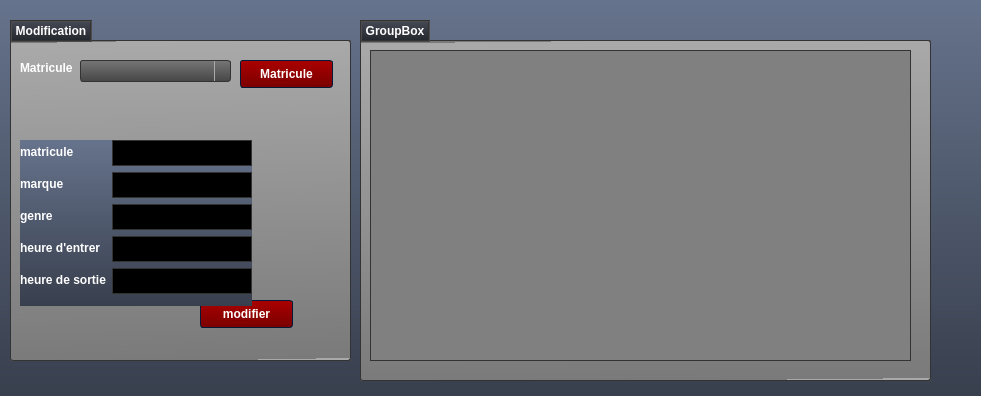
<?xml version="1.0" encoding="UTF-8"?>
<ui version="4.0">
 <class>modifier</class>
 <widget class="QDialog" name="modifier">
  <property name="geometry">
   <rect>
    <x>0</x>
    <y>0</y>
    <width>981</width>
    <height>396</height>
   </rect>
  </property>
  <property name="windowTitle">
   <string>Dialog</string>
  </property>
  <property name="styleSheet">
   <string notr="true">/*Copyright (c) DevSec Studio. All rights reserved.

MIT License

Permission is hereby granted, free of charge, to any person obtaining a copy
of this software and associated documentation files (the &quot;Software&quot;), to deal
in the Software without restriction, including without limitation the rights
to use, copy, modify, merge, publish, distribute, sublicense, and/or sell
copies of the Software, and to permit persons to whom the Software is
furnished to do so, subject to the following conditions:

The above copyright notice and this permission notice shall be included in all
copies or substantial portions of the Software.

THE SOFTWARE IS PROVIDED *AS IS*, WITHOUT WARRANTY OF ANY KIND, EXPRESS OR
IMPLIED, INCLUDING BUT NOT LIMITED TO THE WARRANTIES OF MERCHANTABILITY,
FITNESS FOR A PARTICULAR PURPOSE AND NONINFRINGEMENT. IN NO EVENT SHALL THE
AUTHORS OR COPYRIGHT HOLDERS BE LIABLE FOR ANY CLAIM, DAMAGES OR OTHER
LIABILITY, WHETHER IN AN ACTION OF CONTRACT, TORT OR OTHERWISE, ARISING FROM,
OUT OF OR IN CONNECTION WITH THE SOFTWARE OR THE USE OR OTHER DEALINGS IN THE
SOFTWARE.
*/

/*-----QWidget-----*/
QWidget
{
	background-color: qlineargradient(spread:repeat, x1:1, y1:0, x2:1, y2:1, stop:0 rgba(102, 115, 140, 255),stop:1 rgba(56, 63, 77, 255));
	color: #ffffff;
	border-color: #051a39;

}


/*-----QLabel-----*/
QLabel
{
	background-color: transparent;
	color: #ffffff;
	font-weight: bold;

}


QLabel::disabled
{
	background-color: transparent;
	color: #898988;

}


/*-----QMenuBar-----*/
QMenuBar
{
	background-color: #484c58;
	color: #ffffff;
	border-color: #051a39;
	font-weight: bold;

}


QMenuBar::disabled
{
	background-color: #404040;
	color: #898988;
	border-color: #051a39;

}


QMenuBar::item
{
    background-color: transparent;

}


QMenuBar::item:selected
{
    background-color: #c4c5c3;
	color: #000000;
    border: 1px solid #000000;

}


QMenuBar::item:pressed
{
    background-color: #979796;
    border: 1px solid #000;
    margin-bottom: -1px;
    padding-bottom: 1px;

}


/*-----QMenu-----*/
QMenu
{
    background-color: #c4c5c3;
    border: 1px solid;
    color: #000000;
	font-weight: bold;

}


QMenu::separator
{
    height: 1px;
    background-color: #363942;
    color: #ffffff;
    padding-left: 4px;
    margin-left: 10px;
    margin-right: 5px;

}


QMenu::item
{
    min-width : 150px;
    padding: 3px 20px 3px 20px;

}


QMenu::item:selected
{
    background-color: #363942;
    color: #ffffff;

}


QMenu::item:disabled
{
    color: #898988;
}


/*-----QToolTip-----*/
QToolTip
{
	background-color: #bbbcba;
	color: #000000;
	border-color: #051a39;
	border : 1px solid #000000;
	border-radius: 2px;

}


/*-----QPushButton-----*/
QPushButton
{
	background-color: qlineargradient(spread:repeat, x1:0.486, y1:0, x2:0.505, y2:1, stop:0.00480769 rgba(170, 0, 0, 255),stop:1 rgba(122, 0, 0, 255));
	color: #ffffff;
	font-weight: bold;
	border-style: solid;
	border-width: 1px;
	border-radius: 3px;
	border-color: #051a39;
	padding: 5px;

}


QPushButton::disabled
{
	background-color: #404040;
	color: #656565;
	border-color: #051a39;

}


QPushButton::hover
{
	background-color: #9c0000;
	color: #ffffff;
	border-style: solid;
	border-width: 1px;
	border-radius: 3px;
	border-color: #051a39;
	padding: 5px;

}


QPushButton::pressed
{
	background-color: #880000;
	color: #ffffff;
	border-style: solid;
	border-width: 2px;
	border-radius: 3px;
	border-color: #000000;
	padding: 5px;

}


/*-----QToolButton-----*/
QToolButton 
{
	background-color: qlineargradient(spread:repeat, x1:1, y1:0, x2:1, y2:1, stop:0 rgba(177, 181, 193, 255),stop:1 rgba(159, 163, 174, 255));
	color: #ffffff;
	font-weight: bold;
	border-style: solid;
	border-width: 1px;
	border-radius: 3px;
	border-color: #051a39;
	padding: 5px;

}


QToolButton::disabled
{
	background-color: #404040;
	color: #656565;
	border-color: #051a39;

}


QToolButton::hover
{
	background-color: #9fa3ae;
	color: #ffffff;
	border-style: solid;
	border-width: 1px;
	border-radius: 3px;
	border-color: #051a39;
	padding: 5px;

}


QToolButton::pressed
{
	background-color: #7b7e86;
	color: #ffffff;
	border-style: solid;
	border-width: 2px;
	border-radius: 3px;
	border-color: #000000;
	padding: 5px;

}


/*-----QComboBox-----*/
QComboBox
{
    background-color: qlineargradient(spread:repeat, x1:1, y1:0, x2:1, y2:1, stop:0 rgba(118, 118, 118, 255),stop:1 rgba(70, 70, 70, 255));
    border: 1px solid #333333;
    border-radius: 3px;
    padding-left: 6px;
    color: lightgray;
	font-weight: bold;
    height: 20px;

}


QComboBox::disabled
{
	background-color: #404040;
	color: #656565;
	border-color: #051a39;

}


QComboBox:hover
{
    background-color: #646464;

}


QComboBox:on
{
    background-color: #979796;
	color: #000000;

}


QComboBox QAbstractItemView
{
    background-color: #c4c5c3;
    color: #000000;
    border: 1px solid black;
    selection-background-color: #363942;
    selection-color: #ffffff;
    outline: 0;

}


QComboBox::drop-down
{
    subcontrol-origin: padding;
    subcontrol-position: top right;
    width: 15px;
    border-left-width: 1px;
    border-left-color: darkgray;
    border-left-style: solid; 
    border-top-right-radius: 3px; 
    border-bottom-right-radius: 3px;

}


QComboBox::down-arrow
{
    image: url(://arrow-down.png);
    width: 8px;
    height: 8px;
}


/*-----QSpinBox &amp; QDoubleSpinBox &amp; QDateTimeEdit-----*/
QSpinBox, 
QDoubleSpinBox,
QDateTimeEdit
{
	background-color: #000000;
	color: #00ff00;
	font-weight: bold;
	border: 1px solid #333333;
	padding : 4px;

}


QSpinBox::disabled, 
QDoubleSpinBox::disabled,
QDateTimeEdit::disabled
{
	background-color: #404040;
	color: #656565;
	border-color: #051a39;

}


QSpinBox:hover, 
QDoubleSpinBox::hover,
QDateTimeEdit::hover
{
    border: 1px solid #00ff00;

}


QSpinBox::up-button, QSpinBox::down-button,
QDoubleSpinBox::up-button, QDoubleSpinBox::down-button,
QDateTimeEdit::up-button, QDateTimeEdit::down-button
{
	background-color: qlineargradient(spread:repeat, x1:1, y1:0, x2:1, y2:1, stop:0 rgba(118, 118, 118, 255),stop:1 rgba(70, 70, 70, 255));
    border: 0px solid #333333;

}


QSpinBox::disabled, 
QDoubleSpinBox::disabled,
QDateTimeEdit::disabled
{
	background-color: #404040;
	color: #656565;
	border-color: #051a39;

}


QSpinBox::up-button:hover, QSpinBox::down-button:hover,
QDoubleSpinBox::up-button:hover, QDoubleSpinBox::down-button:hover,
QDateTimeEdit::up-button:hover, QDateTimeEdit::down-button:hover
{
	background-color: #646464;
    border: 1px solid #333333;


}


QSpinBox::up-button:disabled, QSpinBox::down-button:disabled,
QDoubleSpinBox::up-button:disabled, QDoubleSpinBox::down-button:disabled,
QDateTimeEdit::up-button:disabled, QDateTimeEdit::down-button:disabled
{
	background-color: #404040;
	color: #656565;
	border-color: #051a39;

}


QSpinBox::up-button:pressed, QSpinBox::down-button:pressed,
QDoubleSpinBox::up-button:pressed, QDoubleSpinBox::down-button::pressed,
QDateTimeEdit::up-button:pressed, QDateTimeEdit::down-button::pressed
{
    background-color: #979796;
    border: 1px solid #444444;

}


QSpinBox::down-arrow,
QDoubleSpinBox::down-arrow,
QDateTimeEdit::down-arrow
{
    image: url(://arrow-down.png);
    width: 7px;

}


QSpinBox::up-arrow,
QDoubleSpinBox::up-arrow,
QDateTimeEdit::up-arrow
{
    image: url(://arrow-up.png);
    width: 7px;

}


/*-----QLineEdit-----*/
QLineEdit
{
	background-color: #000000;
	color: #00ff00;
	font-weight: bold;
    border: 1px solid #333333;
	padding: 4px;

}


QLineEdit:hover
{
    border: 1px solid #00ff00;

}


QLineEdit::disabled
{
	background-color: #404040;
	color: #656565;
	border-width: 1px;
	border-color: #051a39;
	padding: 2px;

}


/*-----QTextEdit-----*/
QTextEdit
{
	background-color: #808080;
	color: #fff;
	border: 1px groove #333333;

}


QTextEdit::disabled
{
	background-color: #404040;
	color: #656565;
	border-color: #051a39;

}


/*-----QGroupBox-----*/
QGroupBox 
{
    border: 1px groove #333333;
	border-radius: 2px;
    margin-top: 20px;

}


QGroupBox 
{
	background-color: qlineargradient(spread:repeat, x1:0.486, y1:0, x2:0.505, y2:1, stop:0.00480769 rgba(170, 169, 169, 255),stop:1 rgba(122, 122, 122, 255));
	font-weight: bold;

}


QGroupBox::title  
{
    background-color: qlineargradient(spread:repeat, x1:1, y1:0, x2:1, y2:1, stop:0 rgba(71, 75, 87, 255),stop:1 rgba(35, 37, 43, 255));
    color: #ffffff;
    border: 2px groove #333333;
    subcontrol-origin: margin;
    subcontrol-position: top left;
    padding: 2px;

}


QGroupBox::title::disabled
{
	background-color: #404040;
	color: #656565;
    subcontrol-origin: margin;
    subcontrol-position: top left;
    padding: 5px;
	border-top-left-radius: 3px;
	border-top-right-radius: 3px;

}


/*-----QCheckBox-----*/
QCheckBox{
	background-color: transparent;
	font-weight: bold;
	color: #fff;

}


QCheckBox::indicator
{
    color: #b1b1b1;
    background-color: #323232;
    border: 2px solid #222222;
    width: 12px;
    height: 12px;

}


QCheckBox::indicator:checked
{
    image:url(://checkbox.png);
    border: 2px solid #00ff00;

}


QCheckBox::indicator:unchecked:hover
{
    border: 2px solid #00ff00;

}


QCheckBox::disabled
{
	color: #656565;

}


QCheckBox::indicator:disabled
{
	background-color: #656565;
	color: #656565;
    border: 1px solid #656565;

}


/*-----QRadioButton-----*/
QRadioButton{
	background-color: transparent;
	font-weight: bold;
	color: #fff;

}


QRadioButton::indicator::unchecked
{ 
	border: 2px inset #222222; 
	border-radius: 6px; 
	background-color:  #323232;
	width: 9px; 
	height: 9px; 

}


QRadioButton::indicator::unchecked:hover
{ 
	border: 2px solid #00ff00; 
	border-radius: 5px; 
	background-color:  #323232;
	width: 9px; 
	height: 9px; 

}


QRadioButton::indicator::checked
{ 
	border: 2px inset #222222; 
	border-radius: 5px; 
	background-color: #00ff00; 
	width: 9px; 
	height: 9px; 

}


QRadioButton::disabled
{
	color: #656565;

}


QRadioButton::indicator:disabled
{
	background-color: #656565;
	color: #656565;
    border: 2px solid #656565;

}


/*-----QTableView &amp; QTableWidget-----*/
QTableView
{
    background-color: #808080;
    border: 1px groove #333333;
    color: #f0f0f0;
	font-weight: bold;
    gridline-color: #333333;
    outline : 0;

}


QTableView::disabled
{
    background-color: #242526;
    border: 1px solid #32414B;
    color: #656565;
    gridline-color: #656565;
    outline : 0;

}


QTableView::item:hover 
{
    background-color: #484c58;
    color: #f0f0f0;

}


QTableView::item:selected 
{
    background-color: #484c58;
    border: 2px groove #00ff00;
    color: #F0F0F0;

}


QTableView::item:selected:disabled
{
    background-color: #1a1b1c;
    border: 2px solid #525251;
    color: #656565;

}


QTableCornerButton::section
{
    background-color: #282830;

}


QHeaderView::section
{
    background-color: #282830;
    color: #fff;
	font-weight: bold;
    text-align: left;
	padding: 4px;
	
}


QHeaderView::section:disabled
{
    background-color: #525251;
    color: #656565;

}


QHeaderView::section:checked
{
    background-color: #00ff00;

}


QHeaderView::section:checked:disabled
{
    color: #656565;
    background-color: #525251;

}


QHeaderView::section::vertical::first,
QHeaderView::section::vertical::only-one
{
    border-top: 0px;

}


QHeaderView::section::vertical
{
    border-top: 0px;

}


QHeaderView::section::horizontal::first,
QHeaderView::section::horizontal::only-one
{
    border-left: 0px;

}


QHeaderView::section::horizontal
{
    border-left: 0px;

}


/*-----QTabWidget-----*/
QTabBar::tab
{
	background-color: transparent;
	color: #ffffff;
	font-weight: bold;
	width: 100px;
	height: 20px;
	
}


QTabBar::tab:disabled
{
	background-color: #656565;
	color: #656565;

}


QTabWidget::pane 
{
	background-color: transparent;
	color: #ffffff;
	border: 1px groove #333333;

}


QTabBar::tab:selected
{
    background-color: #484c58;
	color: #ffffff;
	border: 1px groove #333333;
	border-bottom: 0px;

}


QTabBar::tab:selected:disabled
{
	background-color: #404040;
	color: #656565;

}


QTabBar::tab:!selected 
{
    background-color: #a3a7b2;

}


QTabBar::tab:!selected:hover 
{
    background-color: #484c58;

}


QTabBar::tab:top:!selected 
{
    margin-top: 1px;

}


QTabBar::tab:bottom:!selected 
{
    margin-bottom: 3px;

}


QTabBar::tab:top, QTabBar::tab:bottom 
{
    min-width: 8ex;
    margin-right: -1px;
    padding: 5px 10px 5px 10px;

}


QTabBar::tab:top:selected 
{
    border-bottom-color: none;

}


QTabBar::tab:bottom:selected 
{
    border-top-color: none;

}


QTabBar::tab:top:last, QTabBar::tab:bottom:last,
QTabBar::tab:top:only-one, QTabBar::tab:bottom:only-one 
{
    margin-right: 0;

}


QTabBar::tab:left:!selected 
{
    margin-right: 2px;

}


QTabBar::tab:right:!selected
{
    margin-left: 2px;

}


QTabBar::tab:left, QTabBar::tab:right 
{
    min-height: 15ex;
    margin-bottom: -1px;
    padding: 10px 5px 10px 5px;

}


QTabBar::tab:left:selected 
{
    border-left-color: none;

}


QTabBar::tab:right:selected 
{
    border-right-color: none;

}


QTabBar::tab:left:last, QTabBar::tab:right:last,
QTabBar::tab:left:only-one, QTabBar::tab:right:only-one 
{
    margin-bottom: 0;

}


/*-----QSlider-----*/
QSlider{
	background-color: transparent;

}


QSlider::groove:horizontal 
{
	background-color: transparent;
	height: 6px;

}


QSlider::sub-page:horizontal 
{
	background-color: qlineargradient(spread:reflect, x1:1, y1:0, x2:1, y2:1, stop:0.00480769 rgba(201, 201, 201, 255),stop:1 rgba(72, 72, 72, 255));
	border: 1px solid #000;

}


QSlider::add-page:horizontal 
{
	background-color: #404040;
	border: 1px solid #000; 

}


QSlider::handle:horizontal 
{
	background-color: qlineargradient(spread:reflect, x1:1, y1:0, x2:1, y2:1, stop:0.00480769 rgba(201, 201, 201, 255),stop:1 rgba(72, 72, 72, 255));
	border: 1px solid #000; 
	width: 12px;
	margin-top: -6px;
	margin-bottom: -6px;

}


QSlider::handle:horizontal:hover 
{
	background-color: #808080;

}


QSlider::sub-page:horizontal:disabled 
{
	background-color: #bbb;
	border-color: #999;

}


QSlider::add-page:horizontal:disabled 
{
	background-color: #eee;
	border-color: #999;

}


QSlider::handle:horizontal:disabled 
{
	background-color: #eee;
	border: 1px solid #aaa;

}


QSlider::groove:vertical 
{
	background-color: transparent;
	width: 6px;

}


QSlider::sub-page:vertical 
{
	background-color: qlineargradient(spread:reflect, x1:0, y1:0.483, x2:1, y2:0.517, stop:0.00480769 rgba(201, 201, 201, 255),stop:1 rgba(72, 72, 72, 255));
	border: 1px solid #000;

}


QSlider::add-page:vertical 
{
	background-color: #404040;
	border: 1px solid #000;

}


QSlider::handle:vertical 
{
	background-color: qlineargradient(spread:reflect, x1:0, y1:0.483, x2:1, y2:0.517, stop:0.00480769 rgba(201, 201, 201, 255),stop:1 rgba(72, 72, 72, 255));
	border: 1px solid #000;
	height: 12px;
	margin-left: -6px;
	margin-right: -6px;

}


QSlider::handle:vertical:hover 
{
	background-color: #808080;

}


QSlider::sub-page:vertical:disabled 
{
	background-color: #bbb;
	border-color: #999;

}


QSlider::add-page:vertical:disabled 
{
	background-color: #eee;
	border-color: #999;

}


QSlider::handle:vertical:disabled 
{
	background-color: #eee;
	border: 1px solid #aaa;
	border-radius: 3px;

}


/*-----QDial-----*/
QDial
{
	background-color: #600000;

}


QDial::disabled
{
	background-color: #404040;

}


/*-----QScrollBar-----*/
QScrollBar:horizontal
{
    border: 1px solid #222222;
    background-color: #63676d;
    height: 18px;
    margin: 0px 18px 0 18px;

}


QScrollBar::handle:horizontal
{
    background-color: #a6acb3;
	border: 1px solid #656565;
	border-radius: 2px;
    min-height: 20px;

}


QScrollBar::add-line:horizontal
{
    border: 1px solid #1b1b19;
    background-color: #a6acb3;
    width: 18px;
    subcontrol-position: right;
    subcontrol-origin: margin;

}


QScrollBar::sub-line:horizontal
{
    border: 1px solid #1b1b19;
    background-color: #a6acb3;
    width: 18px;
    subcontrol-position: left;
    subcontrol-origin: margin;

}


QScrollBar::right-arrow:horizontal
{
    image: url(://arrow-right.png);
    width: 8px;
    height: 8px;

}


QScrollBar::left-arrow:horizontal
{
    image: url(://arrow-left.png);
    width: 8px;
    height: 8px;

}


QScrollBar::add-page:horizontal, QScrollBar::sub-page:horizontal
{
    background: none;

}


QScrollBar:vertical
{
    background-color: #63676d;
    width: 18px;
    margin: 18px 0 18px 0;
    border: 1px solid #222222;

}


QScrollBar::handle:vertical
{
    background-color: #a6acb3;
	border: 1px solid #656565;
	border-radius: 2px;
    min-height: 20px;

}


QScrollBar::add-line:vertical
{
    border: 1px solid #1b1b19;
    background-color: #a6acb3;
    height: 18px;
    subcontrol-position: bottom;
    subcontrol-origin: margin;

}


QScrollBar::sub-line:vertical
{
    border: 1px solid #1b1b19;
    background-color: #a6acb3;
    height: 18px;
    subcontrol-position: top;
    subcontrol-origin: margin;

}


QScrollBar::up-arrow:vertical
{
    image: url(://arrow-up.png);
    width: 8px;
    height: 8px;

}


QScrollBar::down-arrow:vertical
{
    image: url(://arrow-down.png);
    width: 8px;
    height: 8px;

}


QScrollBar::add-page:vertical, QScrollBar::sub-page:vertical
{
    background: none;

}


/*-----QProgressBar-----*/
QProgressBar
{
	background-color: #000;
	color: #00ff00;
	font-weight: bold;
	border: 0px groove #000;
	border-radius: 10px;
	text-align: center;

}


QProgressBar:disabled
{
	background-color: #404040;
	color: #656565;
	border-color: #051a39;
	border: 1px solid #000;
	border-radius: 10px;
	text-align: center;

}


QProgressBar::chunk {
	background-color: #ffaf02;
	border: 0px;
	border-radius: 10px;
	color: #000;

}


QProgressBar::chunk:disabled {
	background-color: #333;
	border: 0px;
	border-radius: 10px;
	color: #656565;
}


/*-----QStatusBar-----*/
QStatusBar
{
	background-color: qlineargradient(spread:repeat, x1:1, y1:0, x2:1, y2:1, stop:0 rgba(102, 115, 140, 255),stop:1 rgba(56, 63, 77, 255));
	color: #ffffff;
	border-color: #051a39;
	font-weight: bold;

}


</string>
  </property>
  <widget class="QGroupBox" name="groupBox">
   <property name="geometry">
    <rect>
     <x>10</x>
     <y>20</y>
     <width>341</width>
     <height>341</height>
    </rect>
   </property>
   <property name="title">
    <string>Modification</string>
   </property>
   <widget class="QPushButton" name="matricule_edit">
    <property name="geometry">
     <rect>
      <x>190</x>
      <y>280</y>
      <width>93</width>
      <height>28</height>
     </rect>
    </property>
    <property name="text">
     <string>modifier</string>
    </property>
   </widget>
   <widget class="QComboBox" name="choix_matricule">
    <property name="geometry">
     <rect>
      <x>70</x>
      <y>40</y>
      <width>151</width>
      <height>22</height>
     </rect>
    </property>
   </widget>
   <widget class="QLabel" name="label_6">
    <property name="geometry">
     <rect>
      <x>10</x>
      <y>40</y>
      <width>56</width>
      <height>16</height>
     </rect>
    </property>
    <property name="text">
     <string>Matricule</string>
    </property>
   </widget>
   <widget class="QWidget" name="layoutWidget">
    <property name="geometry">
     <rect>
      <x>10</x>
      <y>120</y>
      <width>232</width>
      <height>166</height>
     </rect>
    </property>
    <layout class="QFormLayout" name="formLayout">
     <item row="0" column="0">
      <widget class="QLabel" name="label">
       <property name="text">
        <string>matricule</string>
       </property>
      </widget>
     </item>
     <item row="0" column="1">
      <widget class="QLineEdit" name="matricule_line"/>
     </item>
     <item row="1" column="0">
      <widget class="QLabel" name="label_2">
       <property name="text">
        <string>marque</string>
       </property>
      </widget>
     </item>
     <item row="1" column="1">
      <widget class="QLineEdit" name="marque_line"/>
     </item>
     <item row="2" column="0">
      <widget class="QLabel" name="label_3">
       <property name="text">
        <string>genre</string>
       </property>
      </widget>
     </item>
     <item row="2" column="1">
      <widget class="QLineEdit" name="genre_line"/>
     </item>
     <item row="3" column="0">
      <widget class="QLabel" name="label_4">
       <property name="text">
        <string>heure d'entrer</string>
       </property>
      </widget>
     </item>
     <item row="3" column="1">
      <widget class="QLineEdit" name="hre_line"/>
     </item>
     <item row="4" column="0">
      <widget class="QLabel" name="label_5">
       <property name="text">
        <string>heure de sortie</string>
       </property>
      </widget>
     </item>
     <item row="4" column="1">
      <widget class="QLineEdit" name="hrs_line"/>
     </item>
    </layout>
   </widget>
   <widget class="QPushButton" name="aff_mat">
    <property name="geometry">
     <rect>
      <x>230</x>
      <y>40</y>
      <width>93</width>
      <height>28</height>
     </rect>
    </property>
    <property name="text">
     <string>Matricule</string>
    </property>
   </widget>
  </widget>
  <widget class="QGroupBox" name="groupBox_2">
   <property name="geometry">
    <rect>
     <x>360</x>
     <y>20</y>
     <width>571</width>
     <height>361</height>
    </rect>
   </property>
   <property name="title">
    <string>GroupBox</string>
   </property>
   <widget class="QTableView" name="table_View">
    <property name="geometry">
     <rect>
      <x>10</x>
      <y>30</y>
      <width>541</width>
      <height>311</height>
     </rect>
    </property>
   </widget>
  </widget>
 </widget>
 <resources/>
 <connections/>
</ui>
